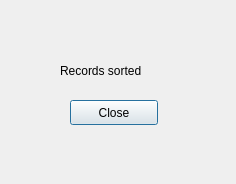
<?xml version="1.0" encoding="UTF-8"?>
<ui version="4.0">
 <class>SortRecordsByPeselForm</class>
 <widget class="QDialog" name="SortRecordsByPeselForm">
  <property name="geometry">
   <rect>
    <x>0</x>
    <y>0</y>
    <width>236</width>
    <height>184</height>
   </rect>
  </property>
  <property name="windowTitle">
   <string>Dialog</string>
  </property>
  <widget class="QLabel" name="label">
   <property name="geometry">
    <rect>
     <x>60</x>
     <y>60</y>
     <width>111</width>
     <height>21</height>
    </rect>
   </property>
   <property name="text">
    <string>Records sorted</string>
   </property>
  </widget>
  <widget class="QPushButton" name="pushButton">
   <property name="geometry">
    <rect>
     <x>70</x>
     <y>100</y>
     <width>88</width>
     <height>25</height>
    </rect>
   </property>
   <property name="text">
    <string>Close</string>
   </property>
  </widget>
 </widget>
 <resources/>
 <connections/>
</ui>
